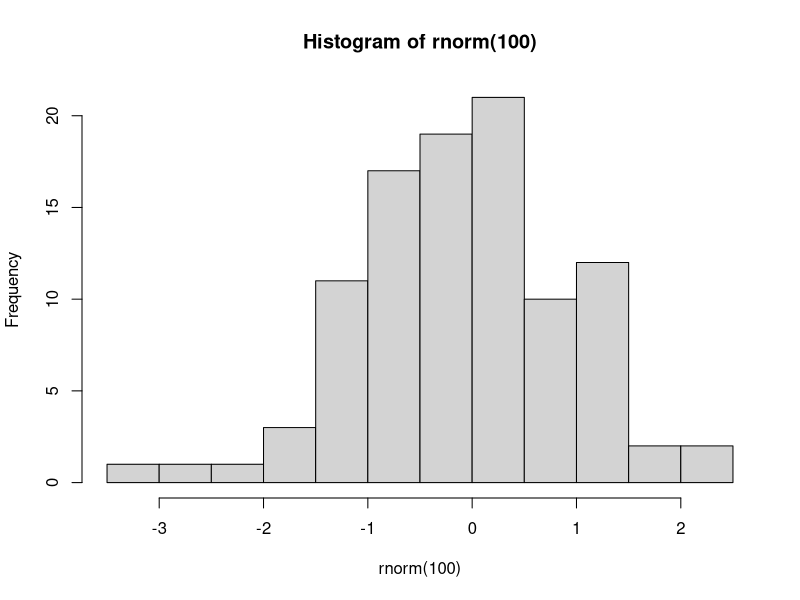

The R script that drew this image:
pdf("xh.pdf") # set graphical output file
hist(rnorm(100)) # generate 100 N(0,1) variates and plot their histogram
dev.off() # close the graphical output file

